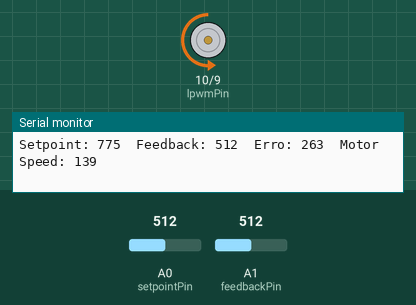
This sketch was run on a simulated Arduino Uno, built with avr-gcc and run on an emulated ATmega328P. On the bench: motor-driver pin pairs drawn as motors (green arrow = first pin HIGH = forward, orange = second pin HIGH = backward, longer = more drive), the last lines printed to the serial monitor. The test bench sets the inputs (shaded band); at power-on: A1 (feedbackPin) = 512, A0 (setpointPin) = 512.

Above: at 1.2 s.
1.3 s: A1 (feedbackPin) set to 716
At 2.5 s:
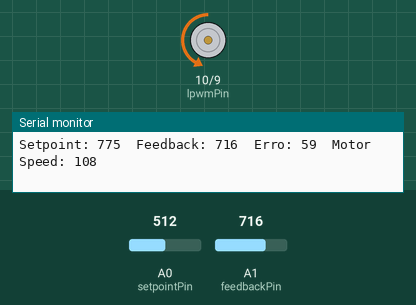
2.8 s: A0 (setpointPin) set to 483
At 4.0 s:
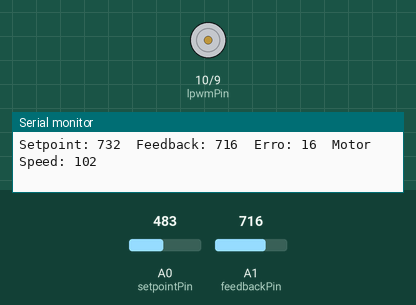
4.3 s: A0 (setpointPin) set to 306
At 4.8 s:
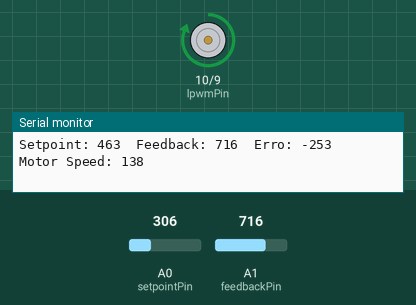
5.8 s: A1 (feedbackPin) set to 662
8.8 s: A1 (feedbackPin) set to 636
At 9.7 s:
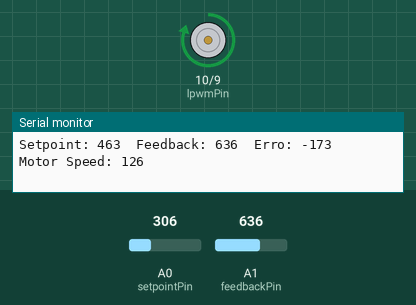
10.3 s: A0 (setpointPin) set to 387
At 11.3 s:
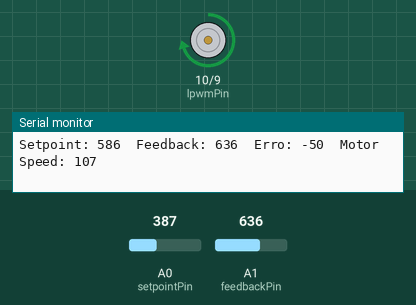
13.3 s: A0 (setpointPin) set to 410
At 14.7 s:
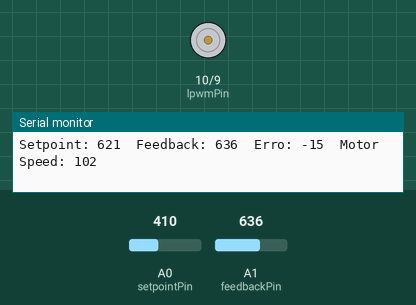
Timing chart, 0 to 16.3 s (numbered marks = the images above; inputs shaded):
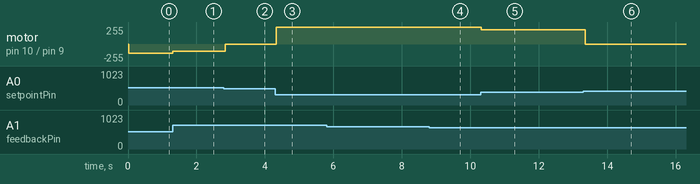

The sketch:

dire__o.ino
```cpp
#define setpointPin A0  // Potenciômetro de setpoint
#define feedbackPin A1  // Potenciômetro de feedback
#define rpwmPin 9       // Pino RPWM (direção 1)
#define lpwmPin 10      // Pino LPWM (direção 2)

// Constantes de banda morta e compensação
int deadzonePWM = 100;         // Valor mínimo de PWM para garantir torque
int minError = 30;             // Erro mínimo para aplicar controle
float compensationFactor = 2;  // Fator de compensação para a direção mais lenta

void setup() {
  Serial.begin(9600);

  // Configura os pinos como saída
  pinMode(rpwmPin, OUTPUT);
  pinMode(lpwmPin, OUTPUT);
}

void loop() {
  int setpoint = analogRead(setpointPin);                // Posição desejada
  int setpointMapeado = map(setpoint, 0, 675, 0, 1023);  // Mapeia para a faixa de 0 a 1023
  delay(15);

  int feedback = analogRead(feedbackPin);  // Posição atual do motor
  int error = setpointMapeado - feedback;  // Diferença entre a posição desejada e a atual

  int motorSpeed = map(abs(error), 0, 1023, deadzonePWM, 255);  // Converte o erro para PWM, sempre maior que a banda morta

  // Controle da direção
  if (abs(error) < minError) {
    // Se o erro for muito pequeno, para o motor
    analogWrite(rpwmPin, 0);
    analogWrite(lpwmPin, 0);
  } else {
    if (error > 0) {
      // Compensa para a direção mais lenta
      analogWrite(rpwmPin, motorSpeed);
      analogWrite(lpwmPin, 0);
    } else {
      // Aplica a compensação para a direção mais lenta
      int compensatedSpeed = motorSpeed * compensationFactor;  // Aplica fator de compensação
      if (compensatedSpeed > 255) compensatedSpeed = 255;      // Limita o valor máximo a 255
      analogWrite(rpwmPin, 0);
      analogWrite(lpwmPin, compensatedSpeed);
    }
  }


  // Debug via serial
  Serial.print("Setpoint: ");
  Serial.print(setpointMapeado);
  Serial.print("\tFeedback: ");
  Serial.print(feedback);
  Serial.print("\tErro: ");
  Serial.print(error);
  Serial.print("\tMotor Speed: ");
  Serial.println(motorSpeed);
}
```

Measured:
- the behaviour switches between 493 and 492 on A0 (setpointPin) (found by bisection; images 1 and 2)
- the behaviour switches between 400 and 401 on A0 (setpointPin) (found by bisection; images 5 and 6)
- after the input at 1.3 s, motor on pin 10 (lpwmPin) / pin 9 (rpwmPin): backward 139/255 → backward 108/255 at once
- after the input at 2.8 s, motor on pin 10 (lpwmPin) / pin 9 (rpwmPin): backward 108/255 → stopped after 0.05 s
- after the input at 4.3 s, motor on pin 10 (lpwmPin) / pin 9 (rpwmPin): stopped → forward 255/255 at once
- after the input at 8.8 s, motor on pin 10 (lpwmPin) / pin 9 (rpwmPin): forward 255/255 → forward 252/255 at once
- after the input at 10.3 s, motor on pin 10 (lpwmPin) / pin 9 (rpwmPin): forward 252/255 → forward 214/255 at once
- after the input at 13.3 s, motor on pin 10 (lpwmPin) / pin 9 (rpwmPin): forward 214/255 → stopped after 0.05 s
